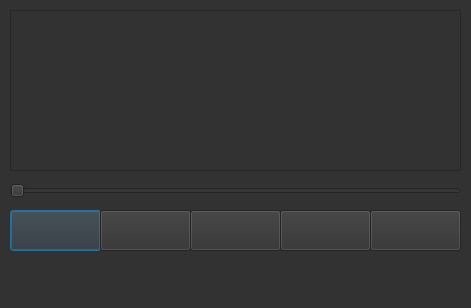
<?xml version="1.0" encoding="UTF-8"?>
<ui version="4.0">
 <class>Window</class>
 <widget class="QDialog" name="Window">
  <property name="geometry">
   <rect>
    <x>0</x>
    <y>0</y>
    <width>471</width>
    <height>308</height>
   </rect>
  </property>
  <property name="font">
   <font>
    <pointsize>8</pointsize>
   </font>
  </property>
  <property name="windowTitle">
   <string>Dialog</string>
  </property>
  <property name="windowIcon">
   <iconset>
    <normaloff>1614392314_23-p-temnii-fon-muzika-28.jpg</normaloff>1614392314_23-p-temnii-fon-muzika-28.jpg</iconset>
  </property>
  <property name="windowOpacity">
   <double>0.000000000000000</double>
  </property>
  <property name="styleSheet">
   <string notr="true">color: rgb(0, 0, 127);
background-color: rgb(50, 50, 50);

</string>
  </property>
  <widget class="QPushButton" name="Button_play">
   <property name="geometry">
    <rect>
     <x>10</x>
     <y>210</y>
     <width>91</width>
     <height>41</height>
    </rect>
   </property>
   <property name="font">
    <font>
     <pointsize>28</pointsize>
    </font>
   </property>
   <property name="text">
    <string/>
   </property>
   <property name="icon">
    <iconset>
     <normaloff>icons8-воспроизведение-30.png</normaloff>icons8-воспроизведение-30.png</iconset>
   </property>
  </widget>
  <widget class="QSlider" name="Poloska">
   <property name="geometry">
    <rect>
     <x>10</x>
     <y>180</y>
     <width>451</width>
     <height>22</height>
    </rect>
   </property>
   <property name="orientation">
    <enum>Qt::Horizontal</enum>
   </property>
  </widget>
  <widget class="QListView" name="List_music">
   <property name="geometry">
    <rect>
     <x>10</x>
     <y>10</y>
     <width>451</width>
     <height>161</height>
    </rect>
   </property>
  </widget>
  <widget class="QPushButton" name="Button_stop">
   <property name="geometry">
    <rect>
     <x>100</x>
     <y>210</y>
     <width>91</width>
     <height>41</height>
    </rect>
   </property>
   <property name="font">
    <font>
     <pointsize>12</pointsize>
    </font>
   </property>
   <property name="text">
    <string/>
   </property>
   <property name="icon">
    <iconset>
     <normaloff>icons8-pause-30.png</normaloff>icons8-pause-30.png</iconset>
   </property>
  </widget>
  <widget class="QPushButton" name="Button_load">
   <property name="geometry">
    <rect>
     <x>190</x>
     <y>210</y>
     <width>91</width>
     <height>41</height>
    </rect>
   </property>
   <property name="text">
    <string/>
   </property>
   <property name="icon">
    <iconset>
     <normaloff>icons8-загрузки-24.png</normaloff>icons8-загрузки-24.png</iconset>
   </property>
  </widget>
  <widget class="QPushButton" name="Button_restart">
   <property name="geometry">
    <rect>
     <x>280</x>
     <y>210</y>
     <width>91</width>
     <height>41</height>
    </rect>
   </property>
   <property name="text">
    <string/>
   </property>
   <property name="icon">
    <iconset>
     <normaloff>icons8-повтор-48.png</normaloff>icons8-повтор-48.png</iconset>
   </property>
  </widget>
  <widget class="QPushButton" name="Button_random">
   <property name="geometry">
    <rect>
     <x>370</x>
     <y>210</y>
     <width>91</width>
     <height>41</height>
    </rect>
   </property>
   <property name="text">
    <string/>
   </property>
   <property name="icon">
    <iconset>
     <normaloff>icons8-перемешать-30.png</normaloff>icons8-перемешать-30.png</iconset>
   </property>
  </widget>
  <widget class="QLabel" name="Fon">
   <property name="geometry">
    <rect>
     <x>-10</x>
     <y>-10</y>
     <width>481</width>
     <height>341</height>
    </rect>
   </property>
   <property name="autoFillBackground">
    <bool>false</bool>
   </property>
   <property name="text">
    <string/>
   </property>
   <property name="pixmap">
    <pixmap>maxresdefault.jpg</pixmap>
   </property>
   <property name="scaledContents">
    <bool>true</bool>
   </property>
   <property name="wordWrap">
    <bool>false</bool>
   </property>
   <property name="openExternalLinks">
    <bool>false</bool>
   </property>
  </widget>
  <zorder>Fon</zorder>
  <zorder>Button_play</zorder>
  <zorder>Poloska</zorder>
  <zorder>List_music</zorder>
  <zorder>Button_stop</zorder>
  <zorder>Button_load</zorder>
  <zorder>Button_restart</zorder>
  <zorder>Button_random</zorder>
 </widget>
 <resources/>
 <connections/>
</ui>
